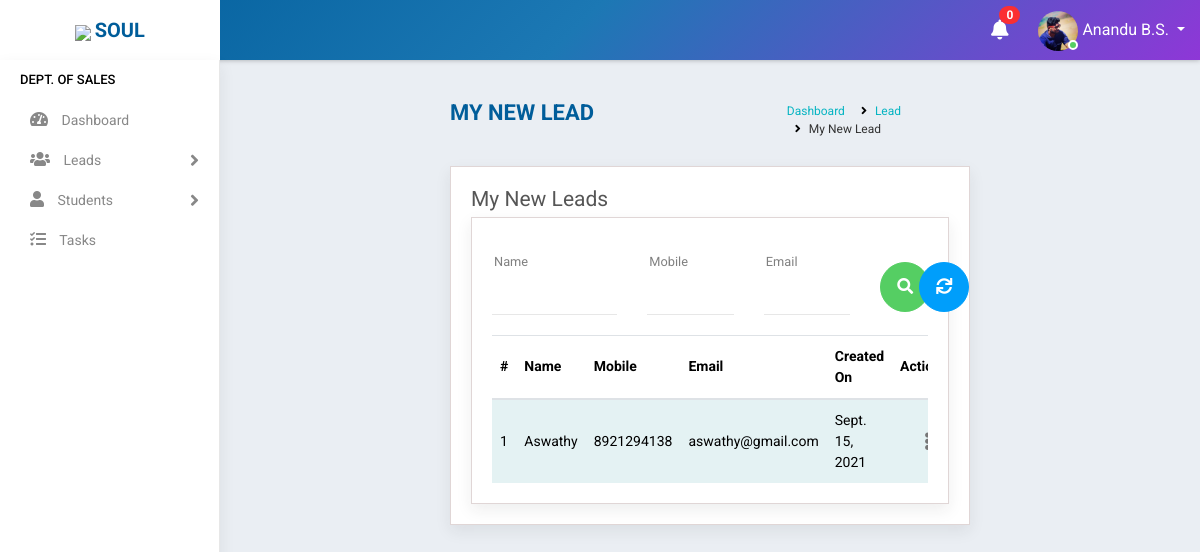
/lead/new/ (signed in), run on the app's committed database.
### accounts/models.py (models this page shows, shortened)
class Staff(models.Model):
    value= (
    ('1', 'Operations'),
    ('2', 'Sales'),
    ('3', 'Trainer'),
    ('4', 'Admin'),
    )
    state = (
    ('Andhra Pradesh','Andhra Pradesh'),
    ('Arunachal Pradesh','Arunachal Pradesh'),
    ('Assam','Assam'),
    ('Bihar','Bihar'),
    ('Chhattisgarh','Chattisgarh'),
    ('Goa','Goa'),
    ('Gujarat','Gujarat'),
    ('Haryana','Haryana'),
    ('Himachal Pradesh','Himachal Pradesh'),
    ('Jharkhand','Jharkhand'),
    ('Karnataka','Karnataka'),
    ('Kerala','Kerala'),
    ('Madhya Pradesh','Madhya Pradesh'),
    ('Maharashtra','Maharashtra'),
    ('Manipur','Manipur'),
    ('Meghalaya','Meghalaya'),
    ('Mizoram','Mizoram'),
    ('Nagaland','Nagaland'),
    ('Odisha','Odisha'),
    ('Rajasthan','Rajasthan'),
    ('Sikkim','Sikkim'),
    ('Tamil Nadu','Tamil Nadu'),
    ('Telangana','Telangana'),
    ('Tripura','Tripura'),
    ('Uttar Pradesh','Uttar Pradesh'),
    ('Uttarakhand','Uttarakhand'),
    ('West Bengal','West Bengal')
    )
    groups = (
        ('AB+', 'AB+'),
        ('AB-', 'AB-'),
        ('A+', 'A+'),
        ('A-', 'A-'),
        ('B+', 'B+'),
        ('B-', 'B-'),
        ('O+', 'O+'),
        ('O-', 'O-'),
        )
    user = models.OneToOneField(User,on_delete=models.CASCADE,null=True,blank=True)
    name = models.CharField(max_length=100,null=True, blank=True)
    empid = models.CharField(max_length=100,null=True, blank=True)
    mobile = models.CharField(max_length=10,null=True, blank=True)
    email = models.EmailField(max_length=200,null=True, blank=True)
    sex = models.CharField(max_length=10,null=True,choices=(('Male','Male'),('Female','Female')), blank=True)
    dob = models.DateField(null=True, blank=True)
    doj = models.DateField(null=True, blank=True)
    blood_group = models.CharField(max_length=100,null=True, blank=True,choices=groups)
    house = models.CharField(max_length=100,null=True, blank=True)
    street =models.CharField(max_length=100,null=True, blank=True)
    street2 =models.CharField(max_length=100,null=True, blank=True)
    city = models.CharField(max_length=100,null=True, blank=True)
    state = models.CharField(max_length=100,null=True,choices=state, blank=True)
    stype = models.CharField(max_length=100,null=True,choices=value, blank=True)
    status = models.CharField(max_length=20,choices=(('Active','Active'),('Inactive','Inactive')),default='Active')
    profile_pic = models.ImageField(null=True, blank=True,default="user-circle-solid.jpg")

class Lead(models.Model):
    groups = (
    ('New', 'New'),
    ('In Pipeline', 'In Pipeline'),
    ('Converted', 'Converted'),
    ('Lost', 'Lost'),
    ('Not Interested', 'Not Interested'),
    )
    name = models.CharField(max_length=100,null=True, blank=True)
    email = models.EmailField(max_length=200,null=True,blank=True)
    mobile = models.CharField(max_length=10,null=True,blank=True)
    sex = models.CharField(max_length=10,null=True,choices=(('Male','Male'),('Female','Female')),blank=True,default="Male")
    generator = models.ForeignKey(Staff,on_delete=models.PROTECT, blank=True,null=True,limit_choices_to={'stype':"2"})
    created_on = models.DateField(auto_now_add=True, null=True, blank=True)
    status = models.CharField(max_length=100,null=True, blank=True,choices=groups,default="New")

### accounts/views.py (the view)
# urls.py: path('lead/new/', MyNewLead.as_view(),name='new_lead'),
class MyNewLead(View):
    def get(self, request):
        user=request.user
        if user.is_authenticated:
            note = Notification.objects.filter(receiver=user).filter(status="Not Read").order_by('-datetime')
            no_count = note.count()
            try:
                s= Staff.objects.get(user=user)
                if s.stype =="2":
                    lead = Lead.objects.filter(status="New").filter(generator=s)
                    f=LeadFilter(self.request.GET,queryset=lead)
                    lead=f.qs
                    return render(request,'accounts/my_lead.html',{'f':f,'s':s,'no_count':no_count,'note':note,'lead':lead})
                else:
                    return redirect('home')
            except:
                return redirect('home')
        else:
            return redirect('logout')

### accounts/templates/accounts/my_lead.html (shortened to what this page needs)
{% extends 'accounts/main.html' %}
    {% block content %}
<div class="main-wrapper">
    {% include 'accounts/navbar.html' %}
    {% include 'accounts/sidebar_sales.html' %}
    <div class="page-wrapper">
        <div class="content container-fluid">
            <div class="page-header">
                <div class="row">
                    <div class="col-lg-7 col-md-12 col-sm-12 col-12">
                        <h5 class="text-uppercase">My New Lead</h5>
                    </div>
                    <div class="col-lg-5 col-md-12 col-sm-12 col-12">
                        <ul class="list-inline breadcrumb float-right">
                        <li class="list-inline-item"><a href="{% url 'home' %}">Dashboard</a></li>
                        <li class="list-inline-item"><a href="">Lead</a></li>
                        <li class="list-inline-item">My New Lead</li>
                        </ul>
                    </div>
                </div>
            </div>
            <div class="content-page">
                <div class="row">
                    <div class="col-sm-8 col-5">
                        <h4 class="page-title">My New Leads</h4>
                    </div>
                </div>
                <form method="get">
                <div class="content-page">
                    <div class="row filter-row">
                        <div class="col-sm-6 col-md-4">
                            <div class="form-group custom-mt-form-group">
                            {{f.form.name}}
                            <label class="control-label">Name</label><i class="bar"></i>
                            </div>
                        </div>
                        <div class="col-sm-6 col-md-3">
                            <div class="form-group custom-mt-form-group">
                            {{f.form.mobile}}
                            <label class="control-label">Mobile</label><i class="bar"></i>
                            </div>
                        </div>
                        <div class="col-sm-6 col-md-3">
                            <div class="form-group custom-mt-form-group">
                            {{f.form.email}}
                            <label class="control-label">Email</label><i class="bar"></i>
                            </div>
                        </div>
                        <div class="col-sm-6 col-md-1">
                            <button type="submit" class="btn btn-success btn-block mt-4 mb-2"  style="height: 30px;width:50px;border-radius: 50px 50px 50px 50px"><i class="fa fa-search" aria-hidden="true"></i></button>
                        </div>
                        <div class="col-sm-6 col-md-1">
                            <a type="reset" href="{% url 'new_lead' %}" class="btn btn-info btn-block mt-4 mb-2"  style="height: 30px;width:50px;border-radius: 50px 50px 50px 50px"><i class="fas fa-sync" aria-hidden="true"></i></a>
                        </div>
                    </div>
                </form>
                <div class="row">
                    <div class="col-md-12">
                        <div class="table-responsive">
                            <table class="table table-striped custom-table">
                                <thead>
                                    <tr>
                                        <th>#</th>
                                        <th>Name</th>
                                        <th>Mobile</th>
                                        <th>Email</th>
                                        <th>Created On</th>
                                        <th class="text-right">Action</th>
                                    </tr>
                                </thead>
                                <tbody>
                                    {% for i in lead %}
                                    <tr>
                                        <td>
                                            {{forloop.counter}}
                                        </td>
                                        <td>{{i.name}}</td>
                                        <td>{{i.mobile}}</td>
                                        <td>{{i.email}}</td>
                                        <td>{{i.created_on}}</td>
                                        <td class="text-right">
                                            <div class="dropdown dropdown-action">
                                                <a href="#" class="action-icon dropdown-toggle" data-toggle="dropdown"
                                                    aria-expanded="false"><i class="fas fa-ellipsis-v"></i></a>
                                            </div>
                                        </td>
                                    </tr>
                                    {% endfor %}
                                </tbody>
                            </table>
                        </div>
                    </div>
                </div>
            </div>
        </div>
    </div>
    {% endblock %}

### accounts/templates/accounts/navbar.html (shortened to what this page needs)
<div class="header">
    <div class="header-left">
        <a href="https://www.teqstories.com" class="logo">
            <img src="https://www.teqstories.com/assets/images/Blue.png" style="height: 40px;width:auto;">
            <span class="text-uppercase"><b>Soul</b></span>
        </a>
    </div>
    <div class="page-title-box float-left">
    </div>
    <ul class="nav user-menu float-right">
        {% include 'accounts/mini/notify.html' %}
        <li class="nav-item dropdown has-arrow">
            <a href="#" class="dropdown-toggle nav-link user-link" data-toggle="dropdown">
                <span class="user-img">
                    {% if request.user.staff.profile_pic %}
                    <img class="rounded-circle" src="{{request.user.staff.profile_pic.url}}" width="40" height="40" alt="Admin">
                    {% endif %}
                    <span class="status online"></span></span>
                <span>{{request.user.staff.name|title}}</span>
            </a>
        </li>
    </ul>
</div>

### data on the page
Lead: name "Aswathy", mobile "8921294138", email "aswathy@gmail.com", created_on "Sept. 15, 2021"

### other printed values
{{ no_count }} "0"
{{ request.user.staff.name|title }} "Anandu B.S."
